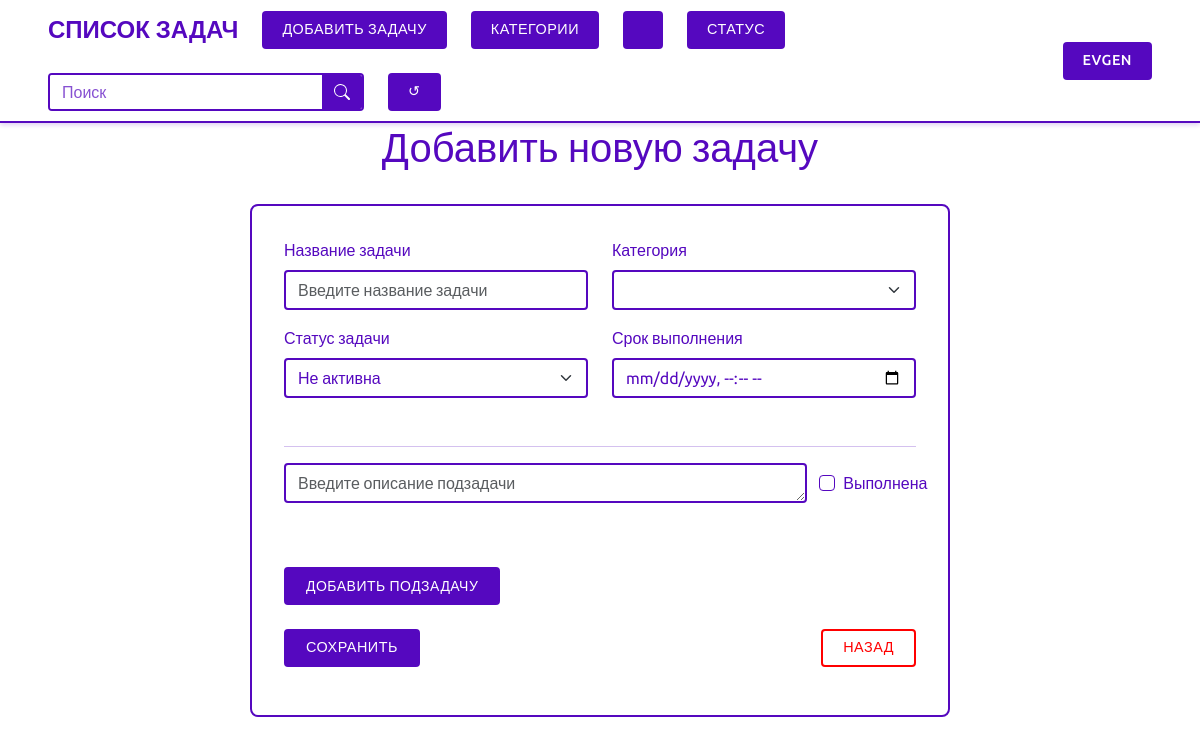
Before: /task/create/?category=без-категорий (signed in) with the older database file.
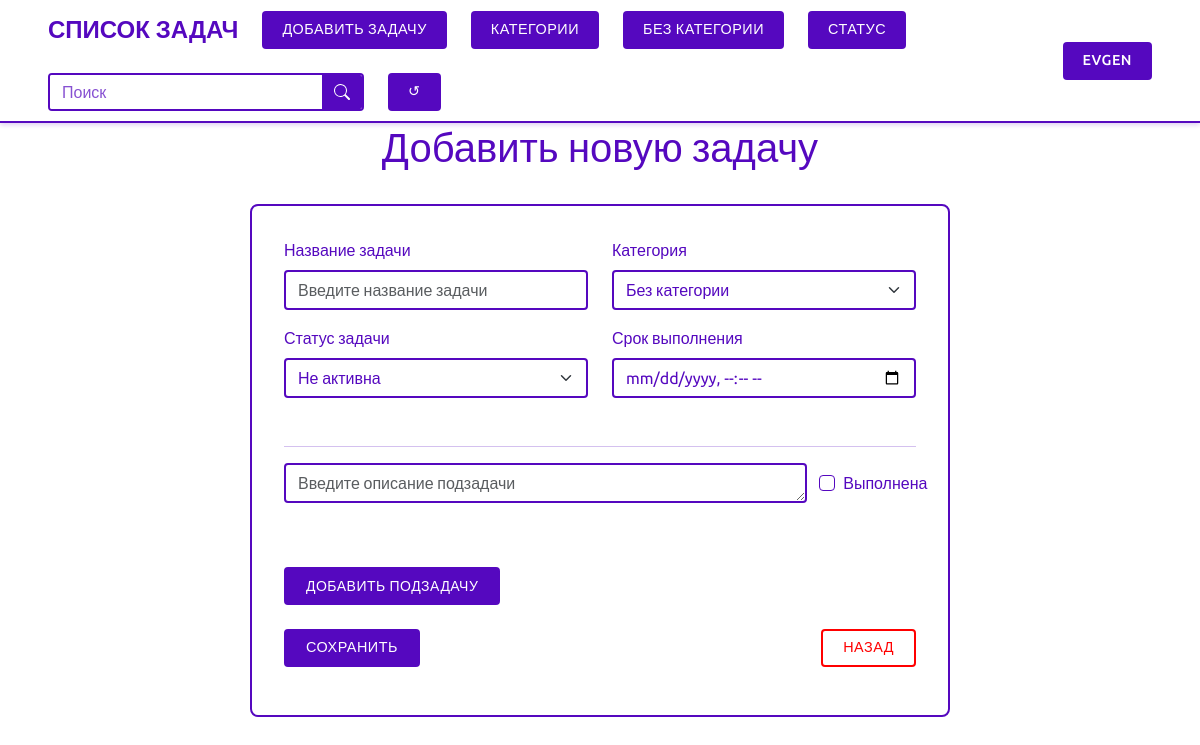
After: the same page with the newer database file.
### task/models.py (models this page shows, shortened)
class Category(models.Model):
    name = models.CharField(max_length=50, verbose_name='Название')
    slug = models.SlugField(max_length=50, db_index=True, allow_unicode=True)
    user = models.ForeignKey(User, on_delete=models.CASCADE, verbose_name='Пользователь', related_name='categories')
    def __str__(self):
        return self.name
    class Meta:
        ordering = ('name',)
        verbose_name = 'Категория'
        verbose_name_plural = 'Категории'
        constraints = [
            models.UniqueConstraint(fields=['slug', 'user'], name='unique_slug_per_user')
        ]

### task/views.py (the view)
# urls.py: path('task/create/', views.task_create, name='task_create'),
@login_required
def task_create(request):
    if request.method == 'POST':
        form = TaskCreateForm(request.user, request.POST)
        formset = SubTaskCreateFormSet(request.POST)
        if form.is_valid() and formset.is_valid():
            task = form.save(commit=False, user=request.user)
            task.save()
            for subtask_form in formset:
                if subtask_form.cleaned_data.get('description'):
                    subtask = subtask_form.save(commit=False, task=task)
                    subtask.save()
            messages.success(request, 'Задача успешно добавлена')
            return redirect('task:home')
        else:
            messages.error(request, 'Ошибка в форме')
    else:
        form = TaskCreateForm(request.user)
        formset = SubTaskCreateFormSet()
    context = {
        'form': form,
        'formset': formset,
    }
    return render(request, 'task/create_task.html', context)

### task/forms.py (shortened to what this page needs)
class TaskCreateForm(forms.ModelForm):
    class Meta:
        model = Task
        fields = ('title', 'category', 'status', 'due_date')
        widgets = {
            'title': forms.TextInput(attrs={'class': 'form-control', 'placeholder': 'Введите название задачи'}),
            'category': forms.Select(attrs={'class': 'form-control'}),
            'status': forms.Select(attrs={'class': 'form-control'}),
            'due_date': forms.DateTimeInput(
                attrs={'class': 'form-control', 'type': 'datetime-local', 'placeholder': 'дд.мм.гггг чч:мм'},
                format='%Y-%m-%dT%H:%M')
        }
    def __init__(self, user, *args, **kwargs):
        super().__init__(*args, **kwargs)
        self.fields['category'].queryset = Category.objects.filter(user=user)
        self.fields['category'].empty_label = None
        try:
            default_category = Category.objects.filter(user=user).first()
            self.fields['category'].initial = default_category
        except Category.DoesNotExist:
            pass
        self.fields['status'].initial = Task.Status.NOT_ACTIVE

### task/templates/task/create_task.html (shortened to what this page needs)
{% extends 'base.html' %}
{% load django_bootstrap5 %}
{% load static %}
{% block content %}
    <div class="container mt-4">
        <h1 class="text-center">Добавить новую задачу</h1>
        <div class="task-form-container">
            <form method="post" id="task-form">
                <div class="form-section">
                    <div class="row">
                        <div class="col-md-6">
                            {% bootstrap_field form.title %}
                        </div>
                        <div class="col-md-6">
                            {% bootstrap_field form.category %}
                        </div>
                    </div>
                    <div class="row">
                        <div class="col-md-6">
                            {% bootstrap_field form.status %}
                        </div>
                        <div class="col-md-6">
                            {% bootstrap_field form.due_date %}
                        </div>
                    </div>
                </div>
                <hr class="purple-line">
                <div class="form-section" id="subtask-forms-container" data-formset-prefix="{{ formset.prefix }}">
                    {% for subtask_form in formset %}
                        <div class="subtask-form-row row">
                            <div class="col-md-10">
                                {% bootstrap_field subtask_form.description show_label=False %}
                            </div>
                            <div class="col-md-2 d-flex align-items-center">
                                {% bootstrap_field subtask_form.is_completed %}
                            </div>
                        </div>
                    {% endfor %}
                </div>
                <button type="button" class="btn btn-add-subtask mt-3" id="add-subtask-button">
                    Добавить подзадачу
                </button>
                <div class="form-buttons mt-4">
                    <button type="submit" class="btn btn-login">Сохранить</button>
                    <a href="{% url 'task:home' %}{{ all }}" class="btn btn-cancel">Назад</a>
                </div>
            </form>
        </div>
    </div>
{% endblock %}

### task/templates/base.html (shortened to what this page needs)
{% load django_bootstrap5 %}
{% bootstrap_css %}
{% load static %}
{% load filter_tags %}
<!DOCTYPE html>
<html lang="ru">
<head>
    <link rel="stylesheet" href="{% static 'css/style.css' %}">
</head>
<body>
<header>
    <div class="container">
        <div class="header-left">
            <a href="{% url 'task:home' %}{{ all }}" class="logo">Список задач</a>
            {% if user.is_authenticated %}
                <a href="{% url 'task:task_create' %}{{ all }}" class="btn btn-add-task">Добавить задачу</a>
                <a href="{% url 'task:category_list' %}{{ all }}" class="btn btn-add-task">Категории</a>
                <div class="dropdown filter-dropdown">
                    <button class="btn btn-dropdown">
                        {% with current_category_slug=request.GET.category %}
                            {% if current_category_slug %}
                                {% for cat in categories %}
                                    {% if cat.slug == current_category_slug %}{{ cat.name }}{% endif %}
                                {% endfor %}
                            {% else %}
                                Категория
                            {% endif %}
                        {% endwith %}
                    </button>
                </div>
                <div class="dropdown filter-dropdown">
                    <button class="btn btn-dropdown">
                        {% with current_status_key=request.GET.status %}
                            {% if current_status_key %}
                                {% for status_key, status_name in statuses %}
                                    {% if status_key == current_status_key %}{{ status_name }}{% endif %}
                                {% endfor %}
                            {% else %}
                                Статус
                            {% endif %}
                        {% endwith %}
                    </button>
                </div>
                <form method="get" action="{% url 'task:home' %}" class="search-form-container">
                    <input type="text" name="search" class="form-control custom-search-input" placeholder="Поиск"
                           value="{{ request.GET.search|default:'' }}">
                    <button class="btn custom-search-button" type="submit">
                        <svg xmlns="http://www.w3.org/2000/svg" width="16" height="16" fill="currentColor"
                             class="bi bi-search" viewBox="0 0 16 16">
                            <path d="M11.742 10.344a6.5 6.5 0 1 0-1.397 1.398h-.001q.044.06.098.115l3.85 3.85a1 1 0 0 0 1.415-1.414l-3.85-3.85a1 1 0 0 0-.115-.1zM12 6.5a5.5 5.5 0 1 1-11 0 5.5 5.5 0 0 1 11 0"></path>
                        </svg>
                    </button>
                </form>
                {% if request.GET.category or request.GET.status or request.GET.search %}
                    <a href="{% url 'task:home' %}" class="btn btn-reset">
                        &#x21BA;
                    </a>
                {% endif %}
            {% endif %}
        </div>
        <div class="header-right">
            {% if user.is_authenticated %}
                <div class="dropdown">
                    <button class="btn btn-dropdown">{{ user.username }}</button>
                </div>
            {% else %}
                <a href="{% url 'account:login' %}" class="btn btn-login">Войти</a>
                <a href="{% url 'account:register' %}" class="btn btn-register">Регистрация</a>
            {% endif %}
        </div>
    </div>
</header>
{% block content %}
{% endblock %}
</body>
</html>

Changed rows visible on the page:
added Category: name "БЕЗ КАТЕГОРИИ"
Other visible differences:
form field category: (not shown) → "Без категории"
